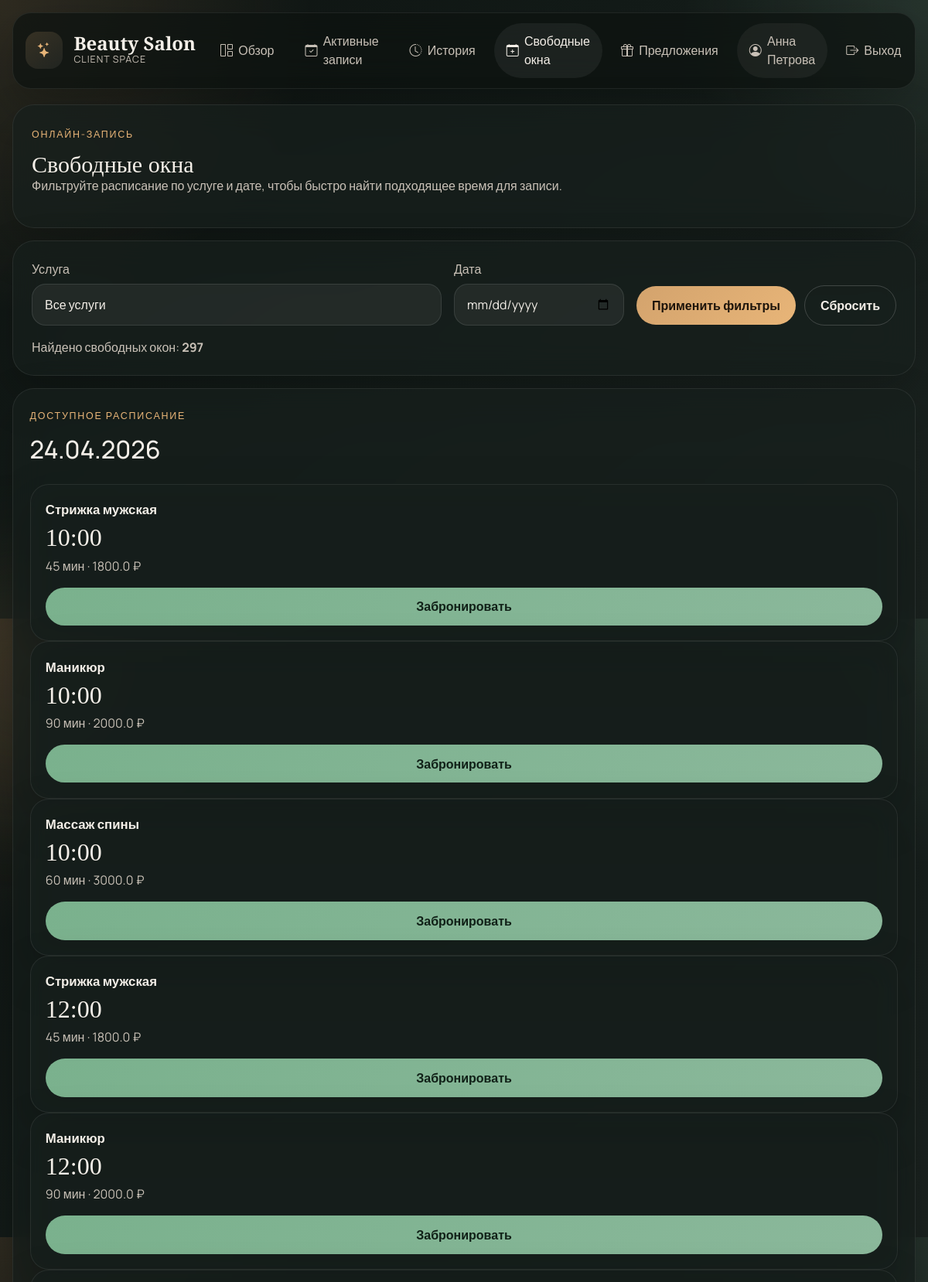
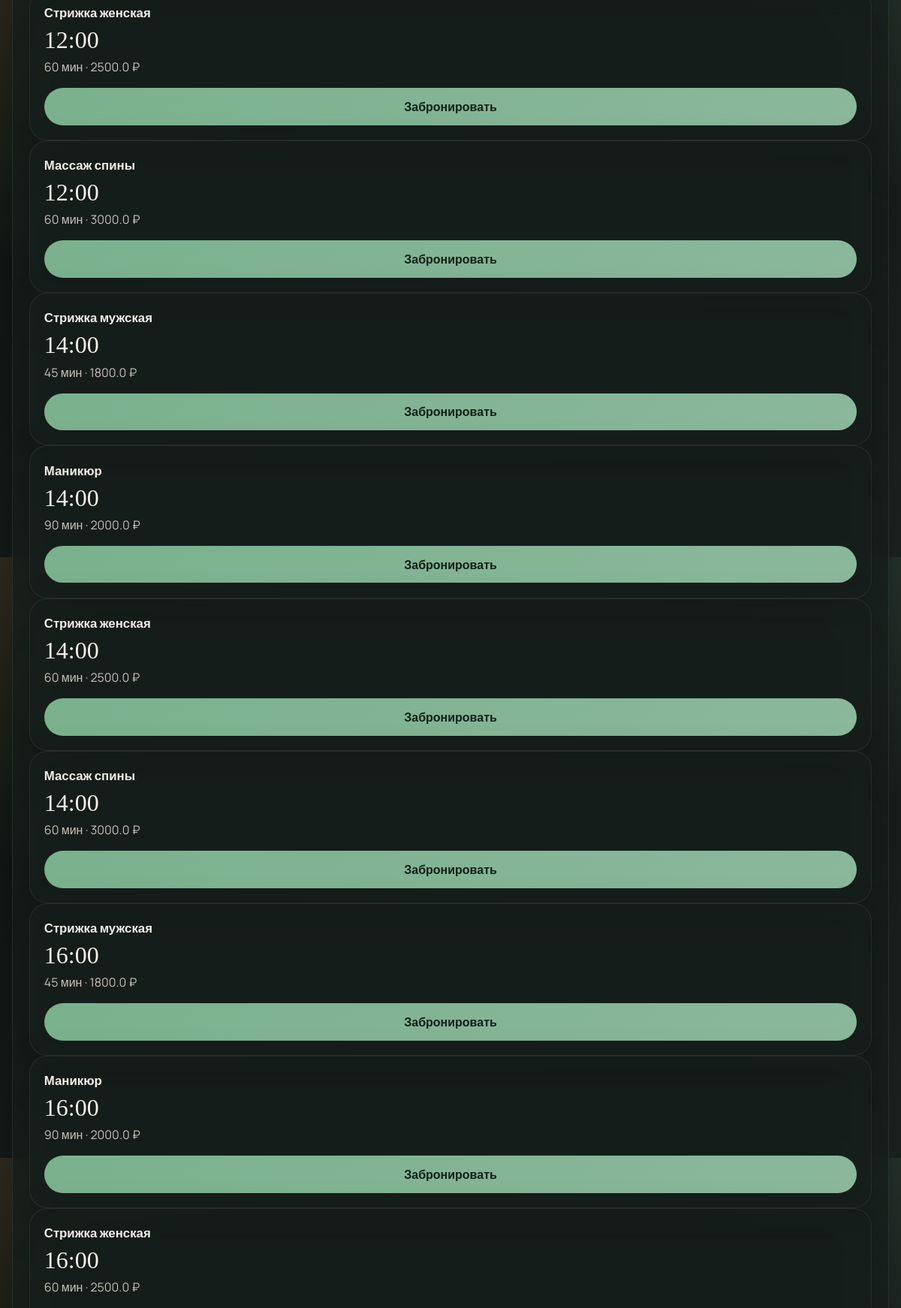
The app's page /free-slots (signed in, upper part) with its own data (2 pictures, top to bottom).
### models.py (models this page shows, shortened)
class User(UserMixin, db.Model):
    __tablename__ = 'users'
    id = db.Column(db.Integer, primary_key=True)
    name = db.Column(db.String(100), nullable=False)
    email = db.Column(db.String(120), unique=True, nullable=False)
    phone = db.Column(db.String(20))
    password_hash = db.Column(db.String(128))
    appointments = db.relationship('Appointment', backref='client', lazy='dynamic')
    offers = db.relationship('Offer', backref='client', lazy='dynamic')

class Slot(db.Model):
    __tablename__ = 'slots'
    id = db.Column(db.Integer, primary_key=True)
    service_id = db.Column(db.Integer, db.ForeignKey('services.id'))
    start_time = db.Column(db.DateTime, nullable=False)
    is_available = db.Column(db.Boolean, default=True)
    service = db.relationship('Service')

class Service(db.Model):
    __tablename__ = 'services'
    id = db.Column(db.Integer, primary_key=True)
    name = db.Column(db.String(100), nullable=False)
    duration = db.Column(db.Integer, nullable=False)  # minutes
    price = db.Column(db.Float, nullable=False)
    description = db.Column(db.Text)

### app.py (the view, shortened to what this page needs)
@app.route("/free-slots")
@login_required
def free_slots():
    now = datetime.now()
    selected_service_id = request.args.get("service_id", type=int)
    selected_date = request.args.get("date", "").strip()
    query = Slot.query.filter(
        Slot.is_available.is_(True),
        Slot.start_time > now,
    )
    if selected_service_id:
        query = query.filter(Slot.service_id == selected_service_id)
    slots = query.order_by(Slot.start_time.asc()).all()
    slots_by_date = {}
    for slot in slots:
        date_key = slot.start_time.strftime("%d.%m.%Y")
        slots_by_date.setdefault(date_key, []).append(slot)
    services = Service.query.order_by(Service.name.asc()).all()
    return render_template(
        "free_slots.html",
        services=services,
        slots_by_date=slots_by_date,
        selected_service_id=selected_service_id,
        selected_date=selected_date,
        slots_count=len(slots),
    )

### app.py (called while the page is built)
@login_manager.user_loader
def load_user(user_id):
    return db.session.get(User, int(user_id))

@app.context_processor
def inject_navigation_state():
    return {"now": datetime.now()}

### templates/free_slots.html (shortened to what this page needs)
{% extends "base.html" %}
{% block content %}
<section class="page-header glass-panel">
    <span class="section-kicker">Онлайн-запись</span>
    <h1>Свободные окна</h1>
    <p>Фильтруйте расписание по услуге и дате, чтобы быстро найти подходящее время для записи.</p>
</section>
<section class="glass-panel filter-panel">
    <form method="GET" class="filter-form">
        <div>
            <label class="form-label" for="service_id">Услуга</label>
            <select class="form-select" id="service_id" name="service_id">
                <option value="">Все услуги</option>
            </select>
        </div>
        <div>
            <label class="form-label" for="date">Дата</label>
            <input class="form-control" id="date" type="date" name="date" value="{{ selected_date }}">
        </div>
        <div class="filter-actions">
            <button type="submit" class="btn btn-primary">Применить фильтры</button>
            <a href="{{ url_for('free_slots') }}" class="btn btn-outline-light">Сбросить</a>
        </div>
        <div class="filter-note">
            Найдено свободных окон: <strong>{{ slots_count }}</strong>
        </div>
    </form>
</section>
{% if slots_by_date %}
    <section class="date-sections">
        {% for date, slots in slots_by_date.items() %}
            <article class="glass-panel date-card">
                <div class="section-heading">
                    <div>
                        <span class="section-kicker">Доступное расписание</span>
                        <h2>{{ date }}</h2>
                    </div>
                </div>
                <div class="slot-preview-grid">
                    {% for slot in slots %}
                        <div class="slot-preview-card">
                            <span class="slot-service">{{ slot.service.name }}</span>
                            <h3>{{ slot.start_time.strftime('%H:%M') }}</h3>
                            <p>{{ slot.service.duration }} мин · {{ slot.service.price }} ₽</p>
                            <form action="{{ url_for('book_slot', slot_id=slot.id) }}" method="POST">
                                <button type="submit" class="btn btn-success w-100">Забронировать</button>
                            </form>
                        </div>
                    {% endfor %}
                </div>
            </article>
        {% endfor %}
    </section>
{% endif %}
{% endblock %}

### templates/base.html (shortened to what this page needs)
<!DOCTYPE html>
<html lang="ru">
<head>
    <link href="https://cdn.jsdelivr.net/npm/bootstrap@5.3.3/dist/css/bootstrap.min.css" rel="stylesheet">
    <link rel="stylesheet" href="https://cdn.jsdelivr.net/npm/bootstrap-icons@1.11.3/font/bootstrap-icons.min.css">
    <link rel="stylesheet" href="{{ url_for('static', filename='css/style.css') }}">
</head>
<body>
    <div class="ambient ambient-one"></div>
    <nav class="navbar navbar-expand-lg salon-navbar">
        <div class="container-fluid nav-shell">
            <a class="navbar-brand brand-mark" href="{{ url_for('dashboard') if current_user.is_authenticated else url_for('login') }}">
                <span class="brand-icon"><i class="bi bi-stars"></i></span>
                <span>
                    <strong>Beauty Salon</strong>
                    <small>Client Space</small>
                </span>
            </a>
            <div class="collapse navbar-collapse" id="navbarNav">
                <ul class="navbar-nav ms-auto align-items-lg-center gap-lg-2">
                    {% if current_user.is_authenticated %}
                        <li class="nav-item">
                            <a class="nav-link {% if request.endpoint == 'dashboard' %}active{% endif %}" href="{{ url_for('dashboard') }}">
                                <i class="bi bi-grid-1x2"></i> Обзор
                            </a>
                        </li>
                        <li class="nav-item">
                            <a class="nav-link {% if request.endpoint == 'appointments' %}active{% endif %}" href="{{ url_for('appointments') }}">
                                <i class="bi bi-calendar-check"></i> Активные записи
                            </a>
                        </li>
                        <li class="nav-item">
                            <a class="nav-link {% if request.endpoint == 'history' %}active{% endif %}" href="{{ url_for('history') }}">
                                <i class="bi bi-clock-history"></i> История
                            </a>
                        </li>
                        <li class="nav-item">
                            <a class="nav-link {% if request.endpoint == 'free_slots' %}active{% endif %}" href="{{ url_for('free_slots') }}">
                                <i class="bi bi-calendar-plus"></i> Свободные окна
                            </a>
                        </li>
                        <li class="nav-item">
                            <a class="nav-link {% if request.endpoint == 'offers' %}active{% endif %}" href="{{ url_for('offers') }}">
                                <i class="bi bi-gift"></i> Предложения
                            </a>
                        </li>
                        <li class="nav-item nav-user-chip">
                            <span class="nav-link disabled">
                                <i class="bi bi-person-circle"></i> {{ current_user.name }}
                            </span>
                        </li>
                        <li class="nav-item">
                            <a class="nav-link logout-link" href="{{ url_for('logout') }}">
                                <i class="bi bi-box-arrow-right"></i> Выход
                            </a>
                        </li>
                    {% endif %}
                </ul>
            </div>
        </div>
    </nav>
    <main class="main-container">
        {% block content %}{% endblock %}
    </main>
</body>
</html>

### records on screen
User: name "Анна Петрова"
Slot: service.name "Стрижка мужская", start_time "10:00", service.duration "45", service.price "1800.0"
Slot: service.name "Маникюр", start_time "10:00", service.duration "90", service.price "2000.0"
Slot: service.name "Массаж спины", start_time "10:00", service.duration "60", service.price "3000.0"
Slot: service.name "Стрижка мужская", start_time "12:00", service.duration "45", service.price "1800.0"
Slot: service.name "Маникюр", start_time "12:00", service.duration "90", service.price "2000.0"
Slot: service.name "Стрижка женская", start_time "12:00", service.duration "60", service.price "2500.0"
Slot: service.name "Массаж спины", start_time "12:00", service.duration "60", service.price "3000.0"
Slot: service.name "Стрижка мужская", start_time "14:00", service.duration "45", service.price "1800.0"
Slot: service.name "Маникюр", start_time "14:00", service.duration "90", service.price "2000.0"
Slot: service.name "Стрижка женская", start_time "14:00", service.duration "60", service.price "2500.0"
Slot: service.name "Массаж спины", start_time "14:00", service.duration "60", service.price "3000.0"
Slot: service.name "Стрижка мужская", start_time "16:00", service.duration "45", service.price "1800.0"
Slot: service.name "Маникюр", start_time "16:00", service.duration "90", service.price "2000.0"
Slot: service.name "Стрижка женская", start_time "16:00", service.duration "60", service.price "2500.0"

### other values on screen
{{ slots_count }} "297"
{{ date }} "24.04.2026"
